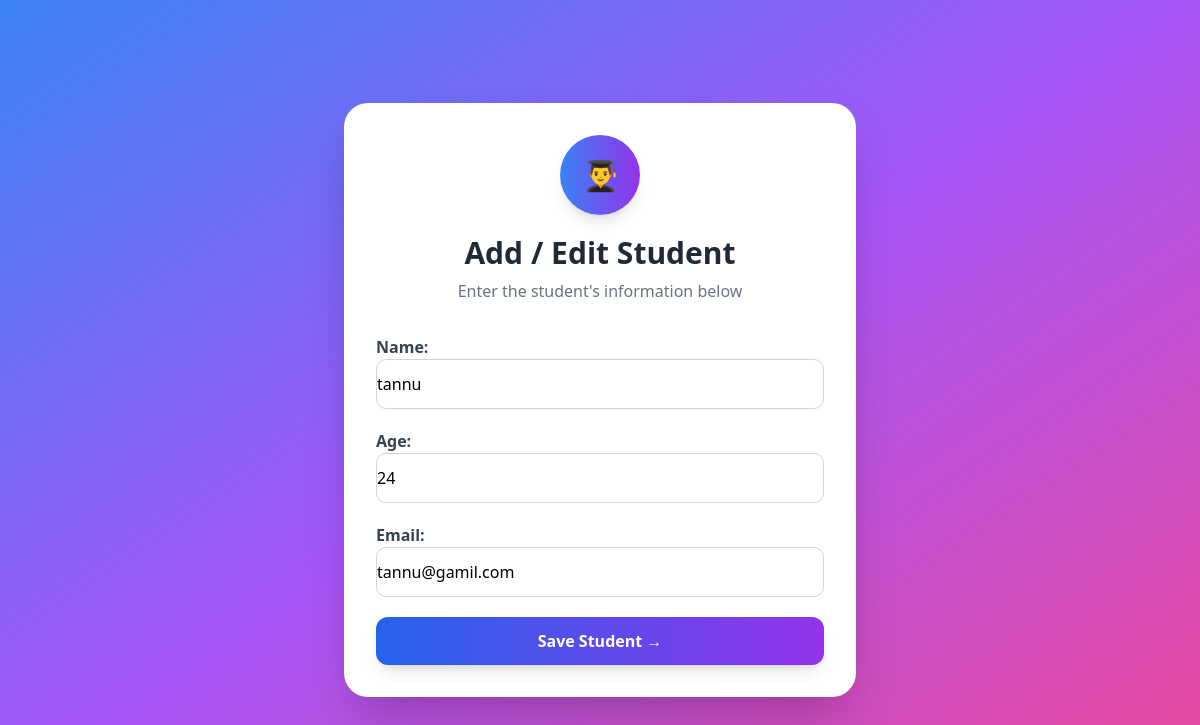
The app's page /edit/14 with its own data.
### form/models.py (models this page shows)
class Student(models.Model):
    name = models.CharField(max_length=100)
    age = models.IntegerField()
    email = models.EmailField(unique=True)

### form/views.py (the view)
# urls.py: path('edit/<int:pk>', views.student_edit, name='student_edit'),
def student_edit(request,pk):
    students = get_object_or_404(Student,pk=pk)
    if request.method =='POST':
        form = StudentForm(request.POST,instance=students)
        if form.is_valid():
            form.save()
            return redirect('student_list')
    else:
        form = StudentForm(instance=students)
    return render(request, 'student_form.html',{'form':form})

### form/forms.py
class StudentForm(forms.ModelForm):
    class Meta:
        model = Student
        fields = ['name','age','email']

### form/templates/student_form.html (shortened to what this page needs)
<!DOCTYPE html>
<html lang="en">
<head>
    <script src="https://cdn.tailwindcss.com"></script>
</head>
<body class="min-h-screen
             bg-gradient-to-br from-blue-500 via-purple-500 to-pink-500
             flex items-center justify-center
             p-6">
    <div class="w-full max-w-lg">
        <div class="bg-white rounded-3xl shadow-2xl p-8
                    hover:-translate-y-1
                    transition-all duration-300">
            <div class="flex justify-center mb-5">
                <div class="w-20 h-20 rounded-full
                            bg-gradient-to-r from-blue-500 to-purple-600
                            flex items-center justify-center
                            text-white text-3xl shadow-lg">
                    👨‍🎓
                </div>
            </div>
            <h2 class="text-3xl font-bold text-gray-800 text-center">
                Add / Edit Student
            </h2>
            <p class="text-gray-500 text-center mt-2 mb-8">
                Enter the student's information below
            </p>
            <form method="post" class="space-y-5">
                {{ form.as_p }}
                <button
                    type="submit"
                    class="w-full
                           bg-gradient-to-r from-blue-600 to-purple-600
                           text-white
                           font-semibold
                           py-3
                           rounded-xl
                           shadow-lg
                           hover:from-blue-700
                           hover:to-purple-700
                           hover:shadow-xl
                           hover:scale-[1.02]
                           active:scale-95
                           transition-all duration-200"
                >
                    Save Student →
                </button>
            </form>
        </div>
    </div>
</body>
</html>

### form/templates/student_form.html (style rules this page uses)
input, select, textarea { width: 100%; height: 50px; padding: 12px 14px; margin-top: 6px; border: 1px solid #d1d5db; border-radius: 10px; outline: none; transition: 0.2s; }
label { font-weight: 600; color: #374151; }

### records on screen
Student: name "tannu", age "24", email "tannu@gamil.com"
